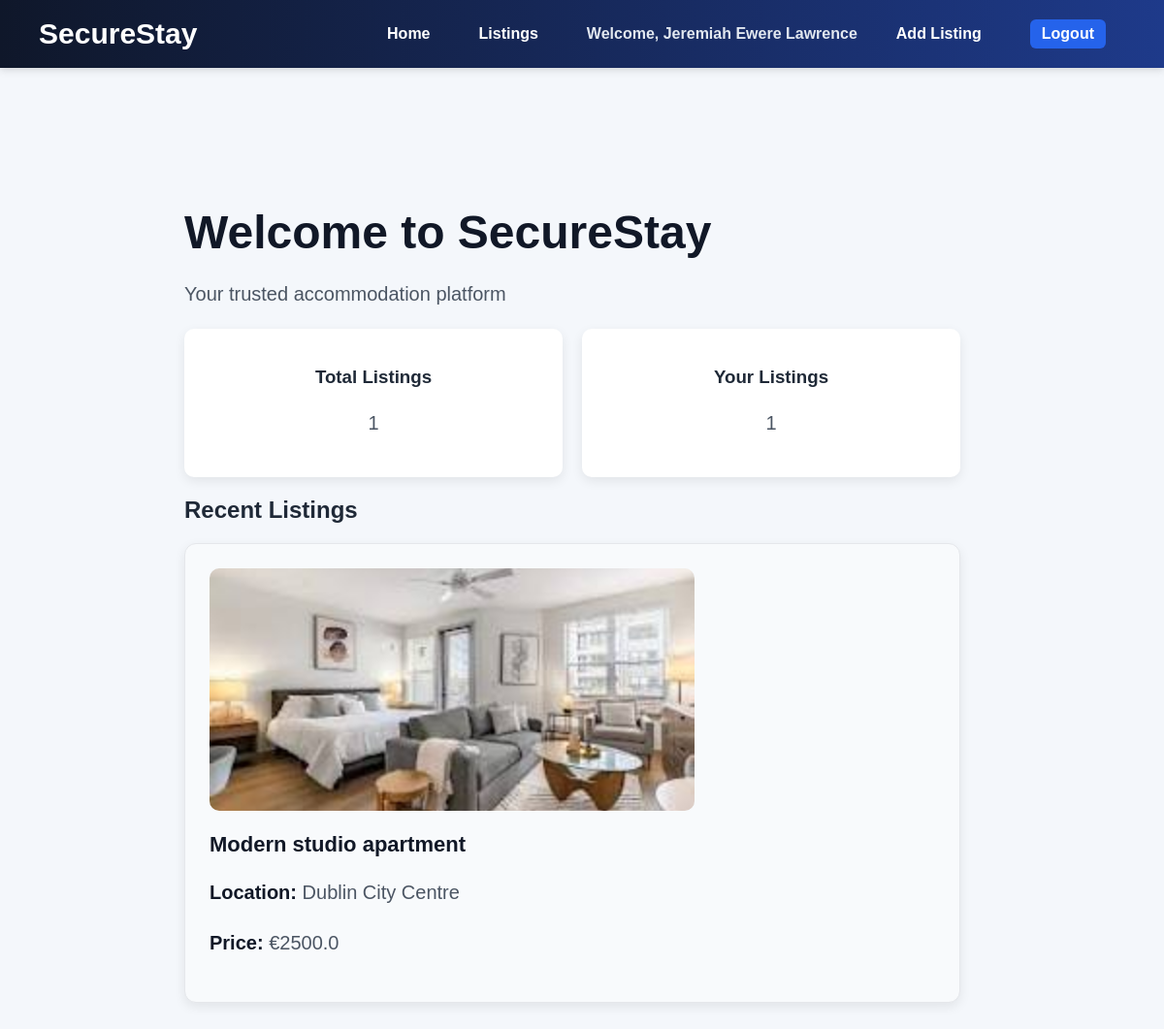
The page / (signed in) on the database its author committed.
### models.py (models this page shows)
class User(UserMixin, db.Model):
    __tablename__ = "users"
    id = db.Column(db.Integer, primary_key=True)
    full_name = db.Column(db.String(150), nullable=False)
    email = db.Column(db.String(150), unique=True, nullable=False)
    password_hash = db.Column(db.String(255), nullable=False)
    role = db.Column(db.String(20), default="tenant", nullable=False)
    listings = db.relationship("Listing", backref="landlord", lazy=True)
    requests = db.relationship("BookingRequest", backref="tenant", lazy=True)

class Listing(db.Model):
    __tablename__ = "listings"
    id = db.Column(db.Integer, primary_key=True)
    title = db.Column(db.String(150), nullable=False)
    description = db.Column(db.Text, nullable=False)
    location = db.Column(db.String(150), nullable=False)
    price = db.Column(db.Float, nullable=False)
    room_type = db.Column(db.String(50), nullable=False)
    image_filename = db.Column(db.String(255), nullable=True)
    availability_status = db.Column(db.String(20), default="available", nullable=False)
    created_at = db.Column(db.DateTime, default=datetime.utcnow)
    landlord_id = db.Column(db.Integer, db.ForeignKey("users.id"), nullable=False)
    booking_requests = db.relationship("BookingRequest", backref="listing", lazy=True)

### app.py (the view)
@app.route('/')
def home():
    total_listings = Listing.query.count()
    user_listings = 0
    if current_user.is_authenticated:
        user_listings = Listing.query.filter_by(landlord_id=current_user.id).count()
    recent_listings = Listing.query.order_by(Listing.id.desc()).limit(3).all()
    return render_template(
        'index.html',
        total_listings=total_listings,
        user_listings=user_listings,
        recent_listings=recent_listings
)

### app.py (called while the page is built)
@login_manager.user_loader
def load_user(user_id):
    return User.query.get(int(user_id))

### templates/index.html
{% extends "base.html" %}
{% block content %}
<div class="hero">
    <h1>Welcome to SecureStay</h1>
    <p>Your trusted accommodation platform</p>
    <div class="dashboard">
        <div class="card">
            <h3>Total Listings</h3>
            <p>{{ total_listings }}</p>
        </div>
        <div class="card">
            <h3>Your Listings</h3>
            <p>{{ user_listings }}</p>
        </div>
    </div>
    <h2>Recent Listings</h2>
    {% for listing in recent_listings %}
    <div class="listing-card">
        {% if listing.image_filename %}
            <img src="{{ url_for('static', filename='uploads/' + listing.image_filename) }}" class="listing-image" alt="Listing Image">
        {% else %}
            <img src="{{ url_for('static', filename='default.jpg') }}" class="listing-image" alt="Default Image">
        {% endif %}
        <h3>{{ listing.title }}</h3>
        <p><strong>Location:</strong> {{ listing.location }}</p>
        <p><strong>Price:</strong> €{{ listing.price }}</p>
    </div>
    {% endfor %}
</div>
{% endblock %}

### templates/base.html (shortened to what this page needs)
<!DOCTYPE html>
<html lang="en">
<head>
    <link rel="stylesheet" href="{{ url_for('static', filename='css/style.css') }}">
</head>
<body>
    <nav>
        <h2>SecureStay</h2>
        <div class="nav-links">
            <a href="/">Home</a>
            <a href="/listings">Listings</a>
            {% if current_user.is_authenticated %}
                <span class="welcome-text">Welcome, {{ current_user.full_name }}</span>
                <a href="{{ url_for('add_listing') }}">Add Listing</a>
                <a href="{{ url_for('logout') }}">Logout</a>
            {% else %}
                <a href="{{ url_for('login') }}">Login</a>
                <a href="{{ url_for('register') }}">Register</a>
            {% endif %}
        </div>
    </nav>
    <main>
        {% block content %}{% endblock %}
    </main>
</body>
</html>

### static/css/style.css (style rules this page uses)
body { font-family: Arial, sans-serif; margin: 0; background-color: #f4f7fb; color: #1f2937; }
nav { background: linear-gradient(90deg, #0f172a, #1e3a8a); padding: 18px 40px; box-shadow: 0 2px 8px rgba(0, 0, 0, 0.15); display: flex; justify-content: space-between; align-items: center; }
nav h2 { color: white; margin: 0; font-size: 30px; }
nav a { color: white; text-decoration: none; margin-right: 20px; font-weight: bold; font-size: 16px; }
main { padding: 50px 60px; max-width: 900px; margin: 0 auto; }
.hero { background-color: transparent; padding: 40px; border-radius: 14px; max-width: 800px; margin-top: 20px; }
.hero h1 { font-size: 48px; margin-bottom: 15px; color: #111827; }
.hero p { font-size: 20px; color: #4b5563; line-height: 1.6; }
nav .nav-links { display: flex; align-items: center; gap: 20px; }
nav .welcome-text { color: #e2e8f0; font-weight: bold; font-size: 16px; }
.nav-links span { margin-left: 10px; margin-right: 10px; }
.nav-links a { margin-left: 10px; }
.nav-links { display: flex; align-items: center; gap: 15px; }
.nav-links a:last-child { background-color: #2563eb; padding: 6px 12px; border-radius: 6px; }
.listing-card { background: #f8fafc; padding: 25px; border-radius: 12px; margin-top: 20px; margin-bottom: 20px; box-shadow: 0 4px 12px rgba(0,0,0,0.08); border: 1px solid #e5e7eb; }
.listing-card h3 { margin-bottom: 12px; color: #111827; font-size: 22px; }
.listing-card p strong { margin: 5px 0; color: #111827; line-height: 1.6; }
.dashboard { display: flex; gap: 20px; margin: 20px 0; }
.card { background: white; padding: 20px; border-radius: 10px; flex: 1; text-align: center; box-shadow: 0 4px 12px rgba(0,0,0,0.08); }
.listing-image { width: 100%; max-width: 500px; height: 250px; object-fit: cover; border-radius: 10px; margin-bottom: 15px; display: block; }

### rows shown on the page
User: full_name "Jeremiah Ewere Lawrence"
Listing: image_filename (picture), title "Modern studio apartment", location "Dublin City Centre", price "2500.0"

### other values the page prints
{{ total_listings }} "1"
{{ user_listings }} "1"
